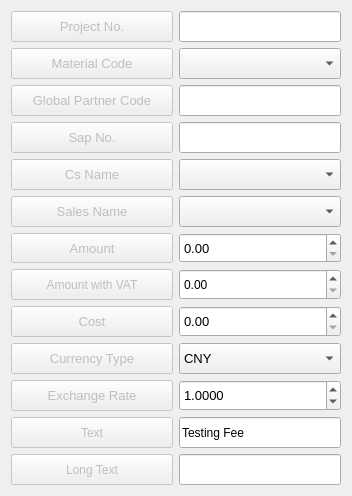
          <widget class="QWidget" name="page_4">
           <property name="geometry">
            <rect>
             <x>0</x>
             <y>0</y>
             <width>352</width>
             <height>496</height>
            </rect>
           </property>
           <attribute name="label">
            <string>Order Information</string>
           </attribute>
           <layout class="QGridLayout" name="gridLayout">
            <item row="0" column="0">
             <widget class="QPushButton" name="pushButton_2">
              <property name="enabled">
               <bool>false</bool>
              </property>
              <property name="sizePolicy">
               <sizepolicy hsizetype="Expanding" vsizetype="Expanding">
                <horstretch>0</horstretch>
                <verstretch>0</verstretch>
               </sizepolicy>
              </property>
              <property name="font">
               <font>
                <pointsize>10</pointsize>
               </font>
              </property>
              <property name="text">
               <string>Project No.</string>
              </property>
             </widget>
            </item>
            <item row="0" column="1">
             <widget class="QLineEdit" name="lineEdit_2">
              <property name="sizePolicy">
               <sizepolicy hsizetype="Expanding" vsizetype="Expanding">
                <horstretch>0</horstretch>
                <verstretch>0</verstretch>
               </sizepolicy>
              </property>
              <property name="font">
               <font>
                <pointsize>10</pointsize>
               </font>
              </property>
              <property name="statusTip">
               <string>必填项</string>
              </property>
             </widget>
            </item>
            <item row="1" column="0">
             <widget class="QPushButton" name="pushButton_3">
              <property name="enabled">
               <bool>false</bool>
              </property>
              <property name="sizePolicy">
               <sizepolicy hsizetype="Expanding" vsizetype="Expanding">
                <horstretch>0</horstretch>
                <verstretch>0</verstretch>
               </sizepolicy>
              </property>
              <property name="font">
               <font>
                <pointsize>10</pointsize>
               </font>
              </property>
              <property name="text">
               <string>Material Code</string>
              </property>
             </widget>
            </item>
            <item row="1" column="1">
             <widget class="QComboBox" name="comboBox_4">
              <property name="sizePolicy">
               <sizepolicy hsizetype="Expanding" vsizetype="Expanding">
                <horstretch>0</horstretch>
                <verstretch>0</verstretch>
               </sizepolicy>
              </property>
              <property name="statusTip">
               <string>必填项</string>
              </property>
              <item>
               <property name="text">
                <string/>
               </property>
              </item>
              <item>
               <property name="text">
                <string>T75-441-A2</string>
               </property>
              </item>
              <item>
               <property name="text">
                <string>T75-405-A2</string>
               </property>
              </item>
              <item>
               <property name="text">
                <string>T20-441-00</string>
               </property>
              </item>
              <item>
               <property name="text">
                <string>T20-405-00</string>
               </property>
              </item>
              <item>
               <property name="text">
                <string>T75-441-00</string>
               </property>
              </item>
              <item>
               <property name="text">
                <string>T75-405-00</string>
               </property>
              </item>
              <item>
               <property name="text">
                <string>T75-441-D3</string>
               </property>
              </item>
              <item>
               <property name="text">
                <string>T75-405-D3</string>
               </property>
              </item>
              <item>
               <property name="text">
                <string>S11-441-10</string>
               </property>
              </item>
              <item>
               <property name="text">
                <string>S11-405-10</string>
               </property>
              </item>
             </widget>
            </item>
            <item row="2" column="0">
             <widget class="QPushButton" name="pushButton_6">
              <property name="enabled">
               <bool>false</bool>
              </property>
              <property name="sizePolicy">
               <sizepolicy hsizetype="Expanding" vsizetype="Expanding">
                <horstretch>0</horstretch>
                <verstretch>0</verstretch>
               </sizepolicy>
              </property>
              <property name="font">
               <font>
                <pointsize>10</pointsize>
               </font>
              </property>
              <property name="text">
               <string>Global Partner Code</string>
              </property>
             </widget>
            </item>
            <item row="2" column="1">
             <widget class="QLineEdit" name="lineEdit_3">
              <property name="sizePolicy">
               <sizepolicy hsizetype="Expanding" vsizetype="Expanding">
                <horstretch>0</horstretch>
                <verstretch>0</verstretch>
               </sizepolicy>
              </property>
              <property name="font">
               <font>
                <pointsize>10</pointsize>
               </font>
              </property>
              <property name="statusTip">
               <string>必填项</string>
              </property>
             </widget>
            </item>
            <item row="3" column="0">
             <widget class="QPushButton" name="pushButton">
              <property name="enabled">
               <bool>false</bool>
              </property>
              <property name="sizePolicy">
               <sizepolicy hsizetype="Expanding" vsizetype="Expanding">
                <horstretch>0</horstretch>
                <verstretch>0</verstretch>
               </sizepolicy>
              </property>
              <property name="font">
               <font>
                <pointsize>10</pointsize>
               </font>
              </property>
              <property name="text">
               <string>Sap No.</string>
              </property>
             </widget>
            </item>
            <item row="3" column="1">
             <widget class="QLineEdit" name="lineEdit">
              <property name="sizePolicy">
               <sizepolicy hsizetype="Expanding" vsizetype="Expanding">
                <horstretch>0</horstretch>
                <verstretch>0</verstretch>
               </sizepolicy>
              </property>
              <property name="font">
               <font>
                <pointsize>10</pointsize>
               </font>
              </property>
              <property name="statusTip">
               <string>必填项</string>
              </property>
             </widget>
            </item>
            <item row="4" column="0">
             <widget class="QPushButton" name="pushButton_7">
              <property name="enabled">
               <bool>false</bool>
              </property>
              <property name="sizePolicy">
               <sizepolicy hsizetype="Expanding" vsizetype="Expanding">
                <horstretch>0</horstretch>
                <verstretch>0</verstretch>
               </sizepolicy>
              </property>
              <property name="font">
               <font>
                <pointsize>10</pointsize>
               </font>
              </property>
              <property name="text">
               <string>Cs Name</string>
              </property>
             </widget>
            </item>
            <item row="4" column="1">
             <widget class="QComboBox" name="comboBox_2">
              <property name="sizePolicy">
               <sizepolicy hsizetype="Expanding" vsizetype="Expanding">
                <horstretch>0</horstretch>
                <verstretch>0</verstretch>
               </sizepolicy>
              </property>
              <property name="font">
               <font>
                <pointsize>10</pointsize>
               </font>
              </property>
              <property name="statusTip">
               <string>必填项</string>
              </property>
              <item>
               <property name="text">
                <string/>
               </property>
              </item>
              <item>
               <property name="text">
                <string/>
               </property>
              </item>
             </widget>
            </item>
            <item row="5" column="0">
             <widget class="QPushButton" name="pushButton_8">
              <property name="enabled">
               <bool>false</bool>
              </property>
              <property name="sizePolicy">
               <sizepolicy hsizetype="Expanding" vsizetype="Expanding">
                <horstretch>0</horstretch>
                <verstretch>0</verstretch>
               </sizepolicy>
              </property>
              <property name="font">
               <font>
                <pointsize>10</pointsize>
               </font>
              </property>
              <property name="text">
               <string>Sales Name</string>
              </property>
             </widget>
            </item>
            <item row="5" column="1">
             <widget class="QComboBox" name="comboBox_3">
              <property name="sizePolicy">
               <sizepolicy hsizetype="Expanding" vsizetype="Expanding">
                <horstretch>0</horstretch>
                <verstretch>0</verstretch>
               </sizepolicy>
              </property>
              <property name="font">
               <font>
                <pointsize>10</pointsize>
               </font>
              </property>
              <property name="statusTip">
               <string>不是当地销售可以为空</string>
              </property>
             </widget>
            </item>
            <item row="6" column="0">
             <widget class="QPushButton" name="pushButton_9">
              <property name="enabled">
               <bool>false</bool>
              </property>
              <property name="sizePolicy">
               <sizepolicy hsizetype="Expanding" vsizetype="Expanding">
                <horstretch>0</horstretch>
                <verstretch>0</verstretch>
               </sizepolicy>
              </property>
              <property name="font">
               <font>
                <pointsize>10</pointsize>
               </font>
              </property>
              <property name="text">
               <string>Amount</string>
              </property>
             </widget>
            </item>
            <item row="6" column="1">
             <widget class="QDoubleSpinBox" name="doubleSpinBox_2">
              <property name="sizePolicy">
               <sizepolicy hsizetype="Expanding" vsizetype="Expanding">
                <horstretch>0</horstretch>
                <verstretch>0</verstretch>
               </sizepolicy>
              </property>
              <property name="font">
               <font>
                <pointsize>10</pointsize>
               </font>
              </property>
              <property name="statusTip">
               <string>必填项</string>
              </property>
              <property name="maximum">
               <double>999999999.990000009536743</double>
              </property>
             </widget>
            </item>
            <item row="7" column="0">
             <widget class="QPushButton" name="pushButton_13">
              <property name="enabled">
               <bool>false</bool>
              </property>
              <property name="sizePolicy">
               <sizepolicy hsizetype="Expanding" vsizetype="Expanding">
                <horstretch>0</horstretch>
                <verstretch>0</verstretch>
               </sizepolicy>
              </property>
              <property name="text">
               <string>Amount with VAT</string>
              </property>
             </widget>
            </item>
            <item row="7" column="1">
             <widget class="QDoubleSpinBox" name="doubleSpinBox_4">
              <property name="sizePolicy">
               <sizepolicy hsizetype="Expanding" vsizetype="Expanding">
                <horstretch>0</horstretch>
                <verstretch>0</verstretch>
               </sizepolicy>
              </property>
              <property name="statusTip">
               <string>加税后价格，用于判断与Sap数据是否一致</string>
              </property>
              <property name="maximum">
               <double>9999999999999.000000000000000</double>
              </property>
             </widget>
            </item>
            <item row="8" column="0">
             <widget class="QPushButton" name="pushButton_10">
              <property name="enabled">
               <bool>false</bool>
              </property>
              <property name="sizePolicy">
               <sizepolicy hsizetype="Expanding" vsizetype="Expanding">
                <horstretch>0</horstretch>
                <verstretch>0</verstretch>
               </sizepolicy>
              </property>
              <property name="font">
               <font>
                <pointsize>10</pointsize>
               </font>
              </property>
              <property name="text">
               <string>Cost</string>
              </property>
             </widget>
            </item>
            <item row="8" column="1">
             <widget class="QDoubleSpinBox" name="doubleSpinBox_3">
              <property name="sizePolicy">
               <sizepolicy hsizetype="Expanding" vsizetype="Expanding">
                <horstretch>0</horstretch>
                <verstretch>0</verstretch>
               </sizepolicy>
              </property>
              <property name="font">
               <font>
                <pointsize>10</pointsize>
               </font>
              </property>
              <property name="statusTip">
               <string>所有成本</string>
              </property>
              <property name="maximum">
               <double>999999999.990000009536743</double>
              </property>
             </widget>
            </item>
            <item row="9" column="0">
             <widget class="QPushButton" name="pushButton_4">
              <property name="enabled">
               <bool>false</bool>
              </property>
              <property name="sizePolicy">
               <sizepolicy hsizetype="Expanding" vsizetype="Expanding">
                <horstretch>0</horstretch>
                <verstretch>0</verstretch>
               </sizepolicy>
              </property>
              <property name="font">
               <font>
                <pointsize>10</pointsize>
               </font>
              </property>
              <property name="text">
               <string>Currency Type</string>
              </property>
             </widget>
            </item>
            <item row="9" column="1">
             <widget class="QComboBox" name="comboBox">
              <property name="sizePolicy">
               <sizepolicy hsizetype="Expanding" vsizetype="Expanding">
                <horstretch>0</horstretch>
                <verstretch>0</verstretch>
               </sizepolicy>
              </property>
              <property name="font">
               <font>
                <pointsize>10</pointsize>
               </font>
              </property>
              <property name="statusTip">
               <string>必填项</string>
              </property>
              <item>
               <property name="text">
                <string>CNY</string>
               </property>
              </item>
              <item>
               <property name="text">
                <string>CNY</string>
               </property>
              </item>
              <item>
               <property name="text">
                <string>USD</string>
               </property>
              </item>
              <item>
               <property name="text">
                <string>EUR</string>
               </property>
              </item>
              <item>
               <property name="text">
                <string>HKD</string>
               </property>
              </item>
             </widget>
            </item>
            <item row="10" column="0">
             <widget class="QPushButton" name="pushButton_5">
              <property name="enabled">
               <bool>false</bool>
              </property>
              <property name="sizePolicy">
               <sizepolicy hsizetype="Expanding" vsizetype="Expanding">
                <horstretch>0</horstretch>
                <verstretch>0</verstretch>
               </sizepolicy>
              </property>
              <property name="font">
               <font>
                <pointsize>10</pointsize>
               </font>
              </property>
              <property name="text">
               <string>Exchange Rate</string>
              </property>
             </widget>
            </item>
            <item row="10" column="1">
             <widget class="QDoubleSpinBox" name="doubleSpinBox">
              <property name="sizePolicy">
               <sizepolicy hsizetype="Expanding" vsizetype="Expanding">
                <horstretch>0</horstretch>
                <verstretch>0</verstretch>
               </sizepolicy>
              </property>
              <property name="font">
               <font>
                <pointsize>10</pointsize>
               </font>
              </property>
              <property name="statusTip">
               <string>必填项</string>
              </property>
              <property name="decimals">
               <number>4</number>
              </property>
              <property name="singleStep">
               <double>0.000100000000000</double>
              </property>
              <property name="value">
               <double>1.000000000000000</double>
              </property>
             </widget>
            </item>
            <item row="11" column="0">
             <widget class="QPushButton" name="pushButton_14">
              <property name="enabled">
               <bool>false</bool>
              </property>
              <property name="sizePolicy">
               <sizepolicy hsizetype="Expanding" vsizetype="Expanding">
                <horstretch>0</horstretch>
                <verstretch>0</verstretch>
               </sizepolicy>
              </property>
              <property name="text">
               <string>Text</string>
              </property>
             </widget>
            </item>
            <item row="11" column="1">
             <widget class="QLineEdit" name="lineEdit_5">
              <property name="sizePolicy">
               <sizepolicy hsizetype="Expanding" vsizetype="Expanding">
                <horstretch>0</horstretch>
                <verstretch>0</verstretch>
               </sizepolicy>
              </property>
              <property name="statusTip">
               <string>售达方文本</string>
              </property>
              <property name="text">
               <string>Testing Fee</string>
              </property>
             </widget>
            </item>
            <item row="12" column="0">
             <widget class="QPushButton" name="pushButton_15">
              <property name="enabled">
               <bool>false</bool>
              </property>
              <property name="sizePolicy">
               <sizepolicy hsizetype="Expanding" vsizetype="Expanding">
                <horstretch>0</horstretch>
                <verstretch>0</verstretch>
               </sizepolicy>
              </property>
              <property name="text">
               <string>Long Text</string>
              </property>
             </widget>
            </item>
            <item row="12" column="1">
             <widget class="QLineEdit" name="lineEdit_4">
              <property name="sizePolicy">
               <sizepolicy hsizetype="Expanding" vsizetype="Expanding">
                <horstretch>0</horstretch>
                <verstretch>0</verstretch>
               </sizepolicy>
              </property>
              <property name="statusTip">
               <string>Item文本</string>
              </property>
             </widget>
            </item>
           </layout>
          </widget>
